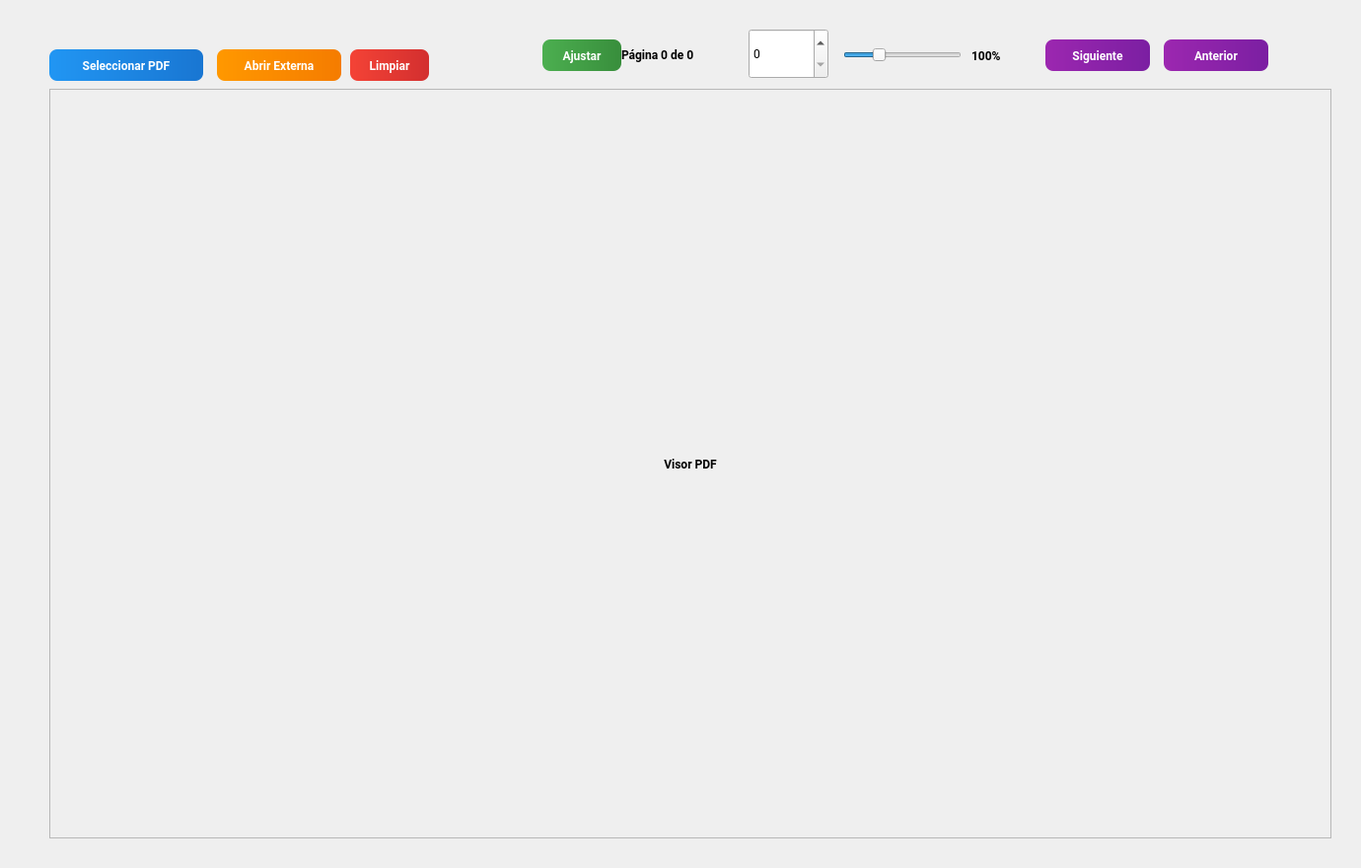
    <widget class="QWidget" name="Proyecto">
     <attribute name="title">
      <string>Proyecto</string>
     </attribute>
     <widget class="QWidget" name="contenedor_pdf" native="true">
      <property name="geometry">
       <rect>
        <x>30</x>
        <y>30</y>
        <width>1341</width>
        <height>841</height>
       </rect>
      </property>
      <widget class="QPushButton" name="btn_select_pdf">
       <property name="geometry">
        <rect>
         <x>20</x>
         <y>20</y>
         <width>156</width>
         <height>32</height>
        </rect>
       </property>
       <property name="font">
        <font>
         <family>Segoe UI,Roboto,Arial,sans-serif</family>
         <pointsize>9</pointsize>
         <weight>75</weight>
         <bold>true</bold>
        </font>
       </property>
       <property name="styleSheet">
        <string notr="true">QPushButton {
    background: qlineargradient(x1:0,y1:0,x2:1,y2:0, stop:0 #2196F3, stop:1 #1976D2);
    color: #ffffff;
    border: none;
    border-radius: 8px;
    padding: 6px 12px;
    font-weight: 600;
}
QPushButton:hover {
    background: qlineargradient(x1:0,y1:0,x2:1,y2:0, stop:0 #42A5F5, stop:1 #2196F3);
}
QPushButton:pressed {
    background: #1565C0;
}</string>
       </property>
       <property name="text">
        <string>Seleccionar PDF</string>
       </property>
      </widget>
      <widget class="QPushButton" name="btn_open_external">
       <property name="geometry">
        <rect>
         <x>190</x>
         <y>20</y>
         <width>126</width>
         <height>32</height>
        </rect>
       </property>
       <property name="font">
        <font>
         <family>Segoe UI,Roboto,Arial,sans-serif</family>
         <pointsize>9</pointsize>
         <weight>75</weight>
         <bold>true</bold>
        </font>
       </property>
       <property name="styleSheet">
        <string notr="true">QPushButton {
    background: qlineargradient(x1:0,y1:0,x2:1,y2:0, stop:0 #FF9800, stop:1 #F57C00);
    color: #ffffff;
    border: none;
    border-radius: 8px;
    padding: 6px 12px;
    font-weight: 600;
}
QPushButton:hover {
    background: qlineargradient(x1:0,y1:0,x2:1,y2:0, stop:0 #FFB74D, stop:1 #FF9800);
}
QPushButton:pressed {
    background: #E65100;
}</string>
       </property>
       <property name="text">
        <string>Abrir Externa</string>
       </property>
      </widget>
      <widget class="QPushButton" name="btn_clear_pdf">
       <property name="geometry">
        <rect>
         <x>325</x>
         <y>20</y>
         <width>80</width>
         <height>32</height>
        </rect>
       </property>
       <property name="font">
        <font>
         <family>Segoe UI,Roboto,Arial,sans-serif</family>
         <pointsize>9</pointsize>
         <weight>75</weight>
         <bold>true</bold>
        </font>
       </property>
       <property name="styleSheet">
        <string notr="true">QPushButton {
    background: qlineargradient(x1:0,y1:0,x2:1,y2:0, stop:0 #f44336, stop:1 #d32f2f);
    color: #ffffff;
    border: none;
    border-radius: 8px;
    padding: 6px 12px;
    font-weight: 600;
}
QPushButton:hover {
    background: qlineargradient(x1:0,y1:0,x2:1,y2:0, stop:0 #ef5350, stop:1 #f44336);
}
QPushButton:pressed {
    background: #c62828;
}</string>
       </property>
       <property name="text">
        <string>Limpiar</string>
       </property>
      </widget>
      <widget class="QPushButton" name="btn_prev">
       <property name="geometry">
        <rect>
         <x>1150</x>
         <y>10</y>
         <width>106</width>
         <height>32</height>
        </rect>
       </property>
       <property name="font">
        <font>
         <family>Segoe UI,Roboto,Arial,sans-serif</family>
         <pointsize>9</pointsize>
         <weight>75</weight>
         <bold>true</bold>
        </font>
       </property>
       <property name="styleSheet">
        <string notr="true">QPushButton {
    background: qlineargradient(x1:0,y1:0,x2:1,y2:0, stop:0 #9C27B0, stop:1 #7B1FA2);
    color: #ffffff;
    border: none;
    border-radius: 8px;
    padding: 6px 12px;
    font-weight: 600;
}
QPushButton:hover {
    background: qlineargradient(x1:0,y1:0,x2:1,y2:0, stop:0 #BA68C8, stop:1 #9C27B0);
}
QPushButton:pressed {
    background: #6A1B9A;
}</string>
       </property>
       <property name="text">
        <string>Anterior</string>
       </property>
      </widget>
      <widget class="QPushButton" name="btn_next">
       <property name="geometry">
        <rect>
         <x>1030</x>
         <y>10</y>
         <width>106</width>
         <height>32</height>
        </rect>
       </property>
       <property name="font">
        <font>
         <family>Segoe UI,Roboto,Arial,sans-serif</family>
         <pointsize>9</pointsize>
         <weight>75</weight>
         <bold>true</bold>
        </font>
       </property>
       <property name="styleSheet">
        <string notr="true">QPushButton {
    background: qlineargradient(x1:0,y1:0,x2:1,y2:0, stop:0 #9C27B0, stop:1 #7B1FA2);
    color: #ffffff;
    border: none;
    border-radius: 8px;
    padding: 6px 12px;
    font-weight: 600;
}
QPushButton:hover {
    background: qlineargradient(x1:0,y1:0,x2:1,y2:0, stop:0 #BA68C8, stop:1 #9C27B0);
}
QPushButton:pressed {
    background: #6A1B9A;
}</string>
       </property>
       <property name="text">
        <string>Siguiente</string>
       </property>
      </widget>
      <widget class="QPushButton" name="btn_fit">
       <property name="geometry">
        <rect>
         <x>520</x>
         <y>10</y>
         <width>80</width>
         <height>32</height>
        </rect>
       </property>
       <property name="font">
        <font>
         <family>Segoe UI,Roboto,Arial,sans-serif</family>
         <pointsize>9</pointsize>
         <weight>75</weight>
         <bold>true</bold>
        </font>
       </property>
       <property name="styleSheet">
        <string notr="true">QPushButton {
    background: qlineargradient(x1:0,y1:0,x2:1,y2:0, stop:0 #4CAF50, stop:1 #388E3C);
    color: #ffffff;
    border: none;
    border-radius: 8px;
    padding: 6px 12px;
    font-weight: 600;
}
QPushButton:hover {
    background: qlineargradient(x1:0,y1:0,x2:1,y2:0, stop:0 #66BB6A, stop:1 #4CAF50);
}
QPushButton:pressed {
    background: #2E7D32;
}</string>
       </property>
       <property name="text">
        <string>Ajustar</string>
       </property>
      </widget>
      <widget class="QLabel" name="page_info">
       <property name="geometry">
        <rect>
         <x>600</x>
         <y>10</y>
         <width>120</width>
         <height>31</height>
        </rect>
       </property>
       <property name="font">
        <font>
         <family>Segoe UI,Roboto,Arial,sans-serif</family>
         <pointsize>9</pointsize>
         <weight>75</weight>
         <bold>true</bold>
        </font>
       </property>
       <property name="text">
        <string>Página 0 de 0</string>
       </property>
      </widget>
      <widget class="QSpinBox" name="page_spinbox">
       <property name="geometry">
        <rect>
         <x>729</x>
         <y>-1</y>
         <width>81</width>
         <height>51</height>
        </rect>
       </property>
       <property name="font">
        <font>
         <family>Segoe UI,Roboto,Arial,sans-serif</family>
         <pointsize>9</pointsize>
        </font>
       </property>
      </widget>
      <widget class="QSlider" name="zoom_slider">
       <property name="geometry">
        <rect>
         <x>825</x>
         <y>15</y>
         <width>120</width>
         <height>22</height>
        </rect>
       </property>
       <property name="minimum">
        <number>25</number>
       </property>
       <property name="maximum">
        <number>300</number>
       </property>
       <property name="value">
        <number>100</number>
       </property>
       <property name="orientation">
        <enum>Qt::Horizontal</enum>
       </property>
      </widget>
      <widget class="QLabel" name="zoom_label">
       <property name="geometry">
        <rect>
         <x>955</x>
         <y>15</y>
         <width>61</width>
         <height>22</height>
        </rect>
       </property>
       <property name="font">
        <font>
         <family>Segoe UI,Roboto,Arial,sans-serif</family>
         <pointsize>9</pointsize>
         <weight>75</weight>
         <bold>true</bold>
        </font>
       </property>
       <property name="text">
        <string>100%</string>
       </property>
      </widget>
      <widget class="QScrollArea" name="scroll_area">
       <property name="geometry">
        <rect>
         <x>20</x>
         <y>60</y>
         <width>1300</width>
         <height>760</height>
        </rect>
       </property>
       <property name="widgetResizable">
        <bool>true</bool>
       </property>
       <widget class="QWidget" name="scrollAreaWidgetContents">
        <property name="geometry">
         <rect>
          <x>0</x>
          <y>0</y>
          <width>1298</width>
          <height>758</height>
         </rect>
        </property>
        <widget class="QLabel" name="pdf_label">
         <property name="geometry">
          <rect>
           <x>0</x>
           <y>0</y>
           <width>1298</width>
           <height>758</height>
          </rect>
         </property>
         <property name="font">
          <font>
           <family>Segoe UI,Roboto,Arial,sans-serif</family>
           <pointsize>9</pointsize>
           <weight>75</weight>
           <bold>true</bold>
          </font>
         </property>
         <property name="text">
          <string>Visor PDF</string>
         </property>
         <property name="alignment">
          <set>Qt::AlignCenter</set>
         </property>
        </widget>
       </widget>
      </widget>
     </widget>
    </widget>
